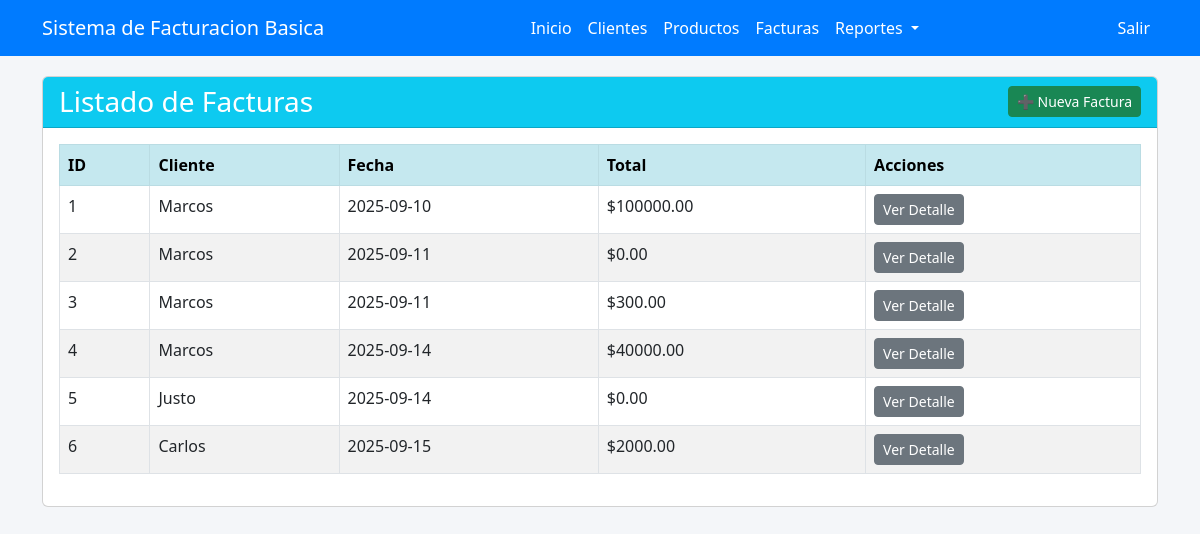
Screenshot of /facturas (signed in) with the database file from the repository.
### app.py (models this page shows)
class Factura(db.Model):
    id = db.Column(db.Integer, primary_key=True)
    id_cliente = db.Column(db.Integer, db.ForeignKey('cliente.id'))
    fecha = db.Column(db.String(20))
    total = db.Column(db.Float)
    cliente = db.relationship('Cliente', backref=db.backref('facturas', lazy=True))

class Cliente(db.Model):
    id = db.Column(db.Integer, primary_key=True)
    nombre = db.Column(db.String(100))
    direccion = db.Column(db.String(100))
    telefono = db.Column(db.String(50))
    email = db.Column(db.String(100))

### app.py (the view)
@app.route('/facturas')
@login_required
def facturas_view():
    facturas = Factura.query.all()
    return render_template('facturas.html', facturas=facturas)

### app.py (called while the page is built)
@login_manager.user_loader
def load_user(user_id):
    return Usuario.query.get(int(user_id))

### templates/facturas.html (shortened to what this page needs)
{% extends "base.html" %}
{% block content %}
<div class="card">
  <div class="card-header bg-info text-white d-flex justify-content-between align-items-center">
    <h3 class="card-title m-0">Listado de Facturas</h3>
    <a href="{{ url_for('nueva_factura') }}" class="btn btn-success btn-sm">➕ Nueva Factura</a>
  </div>
  <div class="card-body">
    <div class="table-responsive">
      <table class="table table-striped table-bordered">
        <tr class="table-info">
          <th>ID</th>
          <th>Cliente</th>
          <th>Fecha</th>
          <th>Total</th>
          <th>Acciones</th>
        </tr>
        {% for f in facturas %}
        <tr>
          <td>{{ f.id }}</td>
          <td>{{ f.cliente.nombre }}</td>
          <td>{{ f.fecha }}</td>
          <td>${{ "%.2f"|format(f.total) }}</td>
          <td>
            <a href="{{ url_for('detalle_factura', id=f.id) }}" class="btn btn-sm btn-secondary">Ver Detalle</a>
          </td>
        </tr>
        {% endfor %}
      </table>
    </div>
  </div>
</div>
{% endblock %}

### templates/base.html (shortened to what this page needs)
<!doctype html>
<html lang="es">
  <head>
    <link href="https://cdn.jsdelivr.net/npm/bootstrap@5.3.0/dist/css/bootstrap.min.css" rel="stylesheet">
  </head>
  <body>
    <nav class="navbar navbar-expand-lg navbar-dark">
      <div class="container">
        <a class="navbar-brand" href="{{ url_for('dashboard') }}">Sistema de Facturacion Basica</a>
        <div class="collapse navbar-collapse" id="navbarNav">
          <ul class="navbar-nav mx-auto">
            <li class="nav-item"><a class="nav-link" href="{{ url_for('dashboard') }}">Inicio</a></li>
            <li class="nav-item"><a class="nav-link" href="{{ url_for('clientes_view') }}">Clientes</a></li>
            <li class="nav-item"><a class="nav-link" href="{{ url_for('productos_view') }}">Productos</a></li>
            <li class="nav-item"><a class="nav-link" href="{{ url_for('facturas_view') }}">Facturas</a></li>
             <li class="nav-item dropdown">
              <a class="nav-link dropdown-toggle" href="#" id="reportesDropdown" role="button"
                 data-bs-toggle="dropdown" aria-expanded="false">
                Reportes
              </a>
            </li>
          </ul>
          <ul class="navbar-nav">
            <li class="nav-item"><a class="nav-link" href="{{ url_for('logout') }}">Salir</a></li>
          </ul>
        </div>
      </div>
    </nav>
    <div class="container">
      {% block content %}{% endblock %}
    </div>
  </body>
</html>

### templates/base.html (style rules this page uses)
body { background-color: #f4f6f9; }
.navbar { background-color: #007bff; }
.navbar .nav-link, .navbar .navbar-brand { color: white !important; }
.card { margin-top: 20px; }
.table th { background-color: #e9ecef; }

### rows the page displays
Factura: id "1", cliente.nombre "Marcos", fecha "2025-09-10", total "100000.00"
Factura: id "2", cliente.nombre "Marcos", fecha "2025-09-11", total "0.00"
Factura: id "3", cliente.nombre "Marcos", fecha "2025-09-11", total "300.00"
Factura: id "4", cliente.nombre "Marcos", fecha "2025-09-14", total "40000.00"
Factura: id "5", cliente.nombre "Justo", fecha "2025-09-14", total "0.00"
Factura: id "6", cliente.nombre "Carlos", fecha "2025-09-15", total "2000.00"
